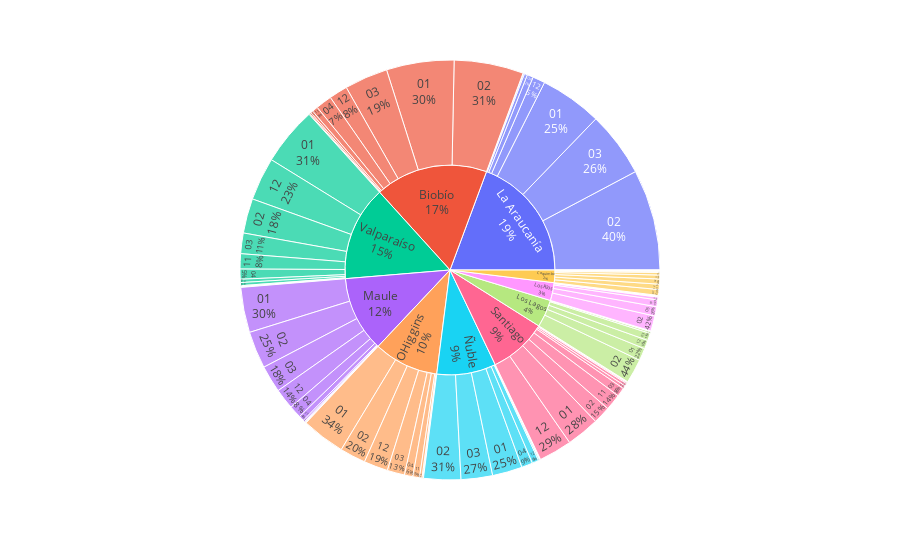

The notebook cell this image was saved under:
### Code cell
# Asegurarse que ign_date_conaf es de tipo datetime
cicatrices_incedios["ign_date_conaf"] = pd.to_datetime(cicatrices_incedios["ign_date_conaf"])

# Extraer solo el mes en formato numérico (01, 02, ..., 12)
cicatrices_incedios["mes_incendio"] = cicatrices_incedios["ign_date_conaf"].dt.strftime("%m")

# Crear el gráfico Sunburst
fig = px.sunburst(cicatrices_incedios, path=["region_conaf", "mes_incendio"])
fig.update_traces(textinfo="label+percent parent")
fig.show()

### Figure 1 — Plotly figure (JSON) as saved in the notebook; plotly's stock layout.template omitted (floating-point values rounded to 4 significant figures)
{"data": [{"branchvalues": "total", "domain": {"x": [0, 1], "y": [0, 1]}, "hovertemplate": "labels=%{label}<br>count=%{value}<br>parent=%{parent}<br>id=%{id}<extra></extra>", "ids": ["Biobío/01", "Maule/02", "Ñuble/02", "La Araucanía/03", "Maule/01", "Valparaíso/01", "OHiggins/01", "La Araucanía/02", "Maule/03", "Ñuble/01", "La Araucanía/12", "Maule/04", "Los Ríos/01", "Maule/11", "Maule/05", "Biobío/03", "Ñuble/03", "Coquimbo/01", "Biobío/02", "Valparaíso/11", "Ñuble/04", "Biobío/04", "Valparaíso/02", "Ñuble/05", "Valparaíso/12", "Biobío/11", "Biobío/12", "Biobío/05", "La Araucanía/01", "La Araucanía/04", "Los Lagos/01", "Los Ríos/02", "Los Ríos/03", "Los Lagos/04", "Santiago/07", "Santiago/11", "Santiago/12", "Santiago/01", "Santiago/02", "OHiggins/03", "Santiago/03", "Santiago/04", "Valparaíso/03", "Coquimbo/12", "Valparaíso/04", "OHiggins/12", "OHiggins/02", "Coquimbo/02", "OHiggins/10", "La Araucanía/10", "Ñuble/12", "Coquimbo/04", "Maule/12", "Los Ríos/08", "Coquimbo/10", "Coquimbo/11", "Los Lagos/02", "OHiggins/11", "Maule/10", "Coquimbo/03", "OHiggins/04", "Los Lagos/11", "Valparaíso/09", "OHiggins/05", "Biobío/09", "Santiago/05", "Los Ríos/12", "Los Lagos/12", "Ñuble/11", "La Araucanía/11", "Los Lagos/03", "Coquimbo/09", "Coquimbo/05", "Santiago/06", "Valparaíso/10", "Valparaíso/05", "Santiago/10", "Santiago/09", "Maule/08", "Maule/09", "Ñuble/09", "Ñuble/10", "Valparaíso/06", "Biobío/10", "OHiggins/09", "Maule/06", "Valparaíso/08", "Maule/07", "Los Ríos/04", "Los Ríos/11", "Los Ríos/05", "Los Lagos/05", "Valparaíso/07", "La Araucanía/09", "Los Lagos/10", "Coquimbo/08", "OHiggins/07", "Los Ríos/10", "Biobío", "Maule", "Ñuble", "La Araucanía", "Valparaíso", "OHiggins", "Los Ríos", "Coquimbo", "Los Lagos", "Santiago"], "labels": ["01", "02", "02", "03", "01", "01", "01", "02", "03", "01", "12", "04", "01", "11", "05", "03", "03", "01", "02", "11", "04", "04", "02", "05", "12", "11", "12", "05", "01", "04", "01", "02", "03", "04", "07", "11", "12", "01", "02", "03", "03", "04", "03", "12", "04", "12", "02", "02", "10", "10", "12", "04", "12", "08", "10", "11", "02", "11", "10", "03", "04", "11", "09", "05", "09", "05", "12", "12", "11", "11", "03", "09", "05", "06", "10", "05", "10", "09", "08", "09", "09", "10", "06", "10", "09", "06", "08", "07", "04", "11", "05", "05", "07", "09", "10", "08", "07", "10", "Biobío", "Maule", "Ñuble", "La Araucanía", "Valparaíso", "OHiggins", "Los Ríos", "Coquimbo", "Los Lagos", "Santiago"], "name": "", "parents": ["Biobío", "Maule", "Ñuble", "La Araucanía", "Maule", "Valparaíso", "OHiggins", "La Araucanía", "Maule", "Ñuble", "La Araucanía", "Maule", "Los Ríos", "Maule", "Maule", "Biobío", "Ñuble", "Coquimbo", "Biobío", "Valparaíso", "Ñuble", "Biobío", "Valparaíso", "Ñuble", "Valparaíso", "Biobío", "Biobío", "Biobío", "La Araucanía", "La Araucanía", "Los Lagos", "Los Ríos", "Los Ríos", "Los Lagos", "Santiago", "Santiago", "Santiago", "Santiago", "Santiago", "OHiggins", "Santiago", "Santiago", "Valparaíso", "Coquimbo", "Valparaíso", "OHiggins", "OHiggins", "Coquimbo", "OHiggins", "La Araucanía", "Ñuble", "Coquimbo", "Maule", "Los Ríos", "Coquimbo", "Coquimbo", "Los Lagos", "OHiggins", "Maule", "Coquimbo", "OHiggins", "Los Lagos", "Valparaíso", "OHiggins", "Biobío", "Santiago", "Los Ríos", "Los Lagos", "Ñuble", "La Araucanía", "Los Lagos", "Coquimbo", "Coquimbo", "Santiago", "Valparaíso", "Valparaíso", "Santiago", "Santiago", "Maule", "Maule", "Ñuble", "Ñuble", "Valparaíso", "Biobío", "OHiggins", "Maule", "Valparaíso", "Maule", "Los Ríos", "Los Ríos", "Los Ríos", "Los Lagos", "Valparaíso", "La Araucanía", "Los Lagos", "Coquimbo", "OHiggins", "Los Ríos", "", "", "", "", "", "", "", "", "", ""], "textinfo": "label+percent parent", "type": "sunburst", "values": [637, 350, 350, 615, 426, 550, 411, 951, 255, 282, 117, 118, 64, 50, 6, 409, 297, 55, 654, 143, 105, 153, 327, 4, 405, 55, 175, 8, 586, 58, 117, 143, 88, 3, 1, 153, 313, 311, 164, 164, 84, 28, 194, 50, 95, 227, 244, 48, 11, 10, 62, 5, 195, 2, 10, 37, 229, 63, 15, 24, 79, 17, 7, 24, 14, 10, 26, 82, 11, 29, 69, 3, 4, 7, 31, 29, 25, 2, 1, 8, 2, 4, 4, 22, 1, 1, 3, 3, 6, 5, 1, 1, 2, 4, 3, 1, 1, 2, 2127, 1428, 1117, 2370, 1790, 1225, 337, 237, 521, 1098]}], "layout": {"legend": {"tracegroupgap": 0}, "margin": {"t": 60}}}
